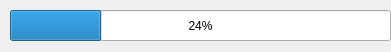
<?xml version="1.0" encoding="UTF-8"?>
<ui version="4.0">
 <class>Form</class>
 <widget class="QWidget" name="Form">
  <property name="geometry">
   <rect>
    <x>0</x>
    <y>0</y>
    <width>391</width>
    <height>52</height>
   </rect>
  </property>
  <property name="windowTitle">
   <string>Form</string>
  </property>
  <widget class="QProgressBar" name="progressBar">
   <property name="geometry">
    <rect>
     <x>10</x>
     <y>10</y>
     <width>381</width>
     <height>31</height>
    </rect>
   </property>
   <property name="value">
    <number>24</number>
   </property>
  </widget>
 </widget>
 <resources/>
 <connections/>
</ui>
